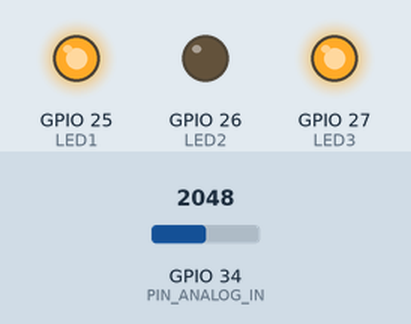
Recording of a program running on a simulated ESP32. Parts: output pins drawn as LEDs (lit = HIGH). The inputs (shaded band) are chosen by the test bench; at power-on: GPIO 34 (PIN_ANALOG_IN) = 2048. What the program prints to the serial monitor is not drawn.

Above: at 1.2 s.
1.3 s: GPIO 34 (PIN_ANALOG_IN) set to 2430
2.8 s: GPIO 34 (PIN_ANALOG_IN) set to 2489
At 3.9 s:
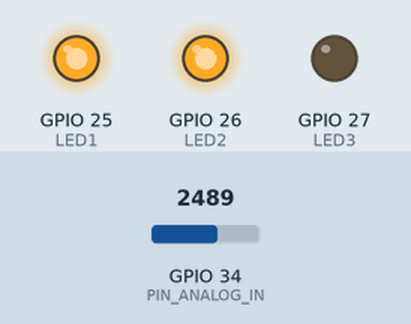
4.3 s: GPIO 34 (PIN_ANALOG_IN) set to 1228
At 5.2 s:
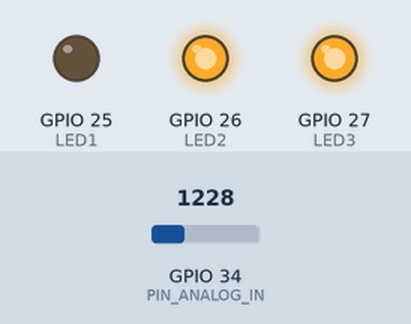
5.9 s: GPIO 34 (PIN_ANALOG_IN) set to 1258
At 6.5 s:
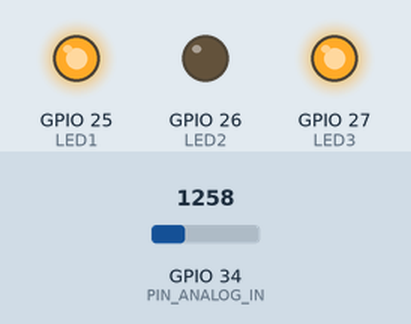
8.9 s: GPIO 34 (PIN_ANALOG_IN) set to 491
At 10.1 s:
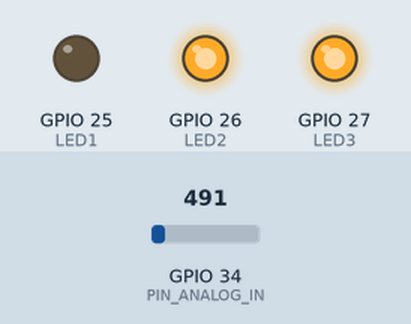
Timing chart, 0 to 11.5 s (numbered marks = the images above; inputs shaded):
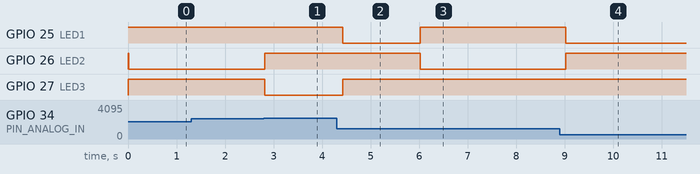

The program:

main.cpp
```cpp
/**********************************************************************
  Filename    : ADC formatted for Screen
  Description : Displays A/D value and equivalent voltage
  Author      : David Elmo Ross
  Modification: 2025/01/12
**********************************************************************/
#include "arduino.h"                        // include Arduino.h library

#define PIN_ANALOG_IN 34                    // Pin 34 is the A/D being used
                                            // a2d pins are 34-39

#define LED1 25
#define LED2 26
#define LED3 27
void setup()
{
  Serial.begin(9600);                     // platformio.ini has monitor_speed = 9600                                            // make sure both are set to same value
 pinMode(LED1, OUTPUT);
 pinMode(LED2, OUTPUT);
 pinMode(LED3, OUTPUT);
 digitalWrite(LED1,1);
 digitalWrite(LED2,1);
 digitalWrite(LED3,1);
}

void loop()
{
  short adcVal;                             // declare adcVal as a short
  double voltage;                           // declare voltage as a double
                                            // clear screen & start title at (10,30) in red
  printf("\e[1;1H\e[2J\e[10;30H\e[1;31mAnalog Value Analog Voltage");
  printf("\e[0m\e[34m");                    // set data colour to by cyan
  for(;;)                                   // endless loop
  {
      adcVal = analogRead(PIN_ANALOG_IN);   // adcVal gets value from 0-4095
      voltage = adcVal / 4096.0 * 3.333;    // voltages gets value from 0-3.33
      printf("\e[11;35H");                  // position cursor at (11,35)
      printf("%d\t\t%4.2f",adcVal,voltage); // print adcVal and voltage there
      fflush(stdout);                       // fflush stdout to synch screen data
      if(voltage < 1.00)
      {
        digitalWrite(LED1,0);
        digitalWrite(LED2,1);
        digitalWrite(LED3,1);
      }
      else
      if(voltage < 2.00)
      {
        digitalWrite(LED1,1);
        digitalWrite(LED2,0);
        digitalWrite(LED3,1);
      }
      else
      {
        digitalWrite(LED1,1);
        digitalWrite(LED2,1);
        digitalWrite(LED3,0);
      }
      delay(200);                           // wait 200 ms between samples
  }
}
```

Measured:
- the behaviour switches between 2457 and 2458 on GPIO 34 (PIN_ANALOG_IN) (found by bisection; images 0 and 1)
- the behaviour switches between 1228 and 1229 on GPIO 34 (PIN_ANALOG_IN) (found by bisection; images 2 and 3)
- after the input at 1.3 s, every drawn part: stays the same
- after the input at 2.8 s, GPIO 26 (LED2): LOW → HIGH at once; GPIO 27 (LED3): HIGH → LOW at once
- after the input at 4.3 s, GPIO 25 (LED1): HIGH → LOW after 0.12 s; GPIO 27 (LED3): LOW → HIGH after 0.12 s
- after the input at 5.9 s, GPIO 25 (LED1): LOW → HIGH after 0.12 s; GPIO 26 (LED2): HIGH → LOW after 0.12 s
- after the input at 8.9 s, GPIO 25 (LED1): HIGH → LOW after 0.13 s; GPIO 26 (LED2): LOW → HIGH after 0.13 s
